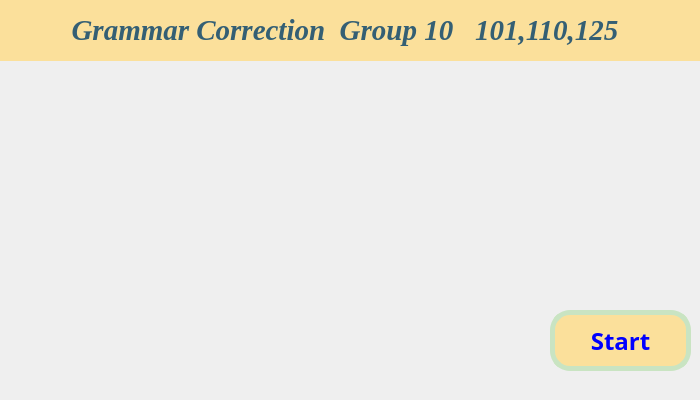
<?xml version="1.0" encoding="UTF-8"?>
<ui version="4.0">
 <class>grammarcirrection</class>
 <widget class="QMainWindow" name="grammarcirrection">
  <property name="geometry">
   <rect>
    <x>0</x>
    <y>0</y>
    <width>700</width>
    <height>400</height>
   </rect>
  </property>
  <property name="font">
   <font>
    <family>Times New Roman</family>
    <pointsize>11</pointsize>
    <italic>true</italic>
    <bold>true</bold>
   </font>
  </property>
  <property name="windowTitle">
   <string>Grammar Correction</string>
  </property>
  <property name="windowIcon">
   <iconset>
    <normaloff>images/logo.png</normaloff>images/logo.png</iconset>
  </property>
  <widget class="QWidget" name="centralwidget">
   <property name="autoFillBackground">
    <bool>false</bool>
   </property>
   <widget class="QLabel" name="image">
    <property name="geometry">
     <rect>
      <x>0</x>
      <y>0</y>
      <width>701</width>
      <height>401</height>
     </rect>
    </property>
    <property name="sizePolicy">
     <sizepolicy hsizetype="Preferred" vsizetype="Preferred">
      <horstretch>0</horstretch>
      <verstretch>0</verstretch>
     </sizepolicy>
    </property>
    <property name="text">
     <string/>
    </property>
    <property name="pixmap">
     <pixmap>images/welcome.jpg</pixmap>
    </property>
    <property name="scaledContents">
     <bool>true</bool>
    </property>
    <property name="alignment">
     <set>Qt::AlignCenter</set>
    </property>
   </widget>
   <widget class="QLabel" name="groupIntro">
    <property name="enabled">
     <bool>true</bool>
    </property>
    <property name="geometry">
     <rect>
      <x>-110</x>
      <y>0</y>
      <width>910</width>
      <height>61</height>
     </rect>
    </property>
    <property name="font">
     <font>
      <family>Times New Roman</family>
      <pointsize>22</pointsize>
      <italic>true</italic>
      <bold>true</bold>
     </font>
    </property>
    <property name="styleSheet">
     <string notr="true">background:#FBE09B;color:#345F74;</string>
    </property>
    <property name="text">
     <string>Grammar Correction  Group 10   101,110,125</string>
    </property>
    <property name="textFormat">
     <enum>Qt::AutoText</enum>
    </property>
    <property name="alignment">
     <set>Qt::AlignCenter</set>
    </property>
   </widget>
   <widget class="QPushButton" name="startBtn">
    <property name="geometry">
     <rect>
      <x>550</x>
      <y>310</y>
      <width>141</width>
      <height>61</height>
     </rect>
    </property>
    <property name="font">
     <font>
      <family>Lucida Sans</family>
      <pointsize>18</pointsize>
      <italic>false</italic>
      <bold>true</bold>
     </font>
    </property>
    <property name="autoFillBackground">
     <bool>false</bool>
    </property>
    <property name="styleSheet">
     <string notr="true">background-color:#FBE09B;color:blue;border:5px solid  #C9E4C2;border-radius:20;</string>
    </property>
    <property name="text">
     <string>Start</string>
    </property>
    <property name="icon">
     <iconset theme="scanner">
      <normaloff>.</normaloff>.</iconset>
    </property>
   </widget>
  </widget>
 </widget>
 <resources/>
 <connections/>
</ui>
